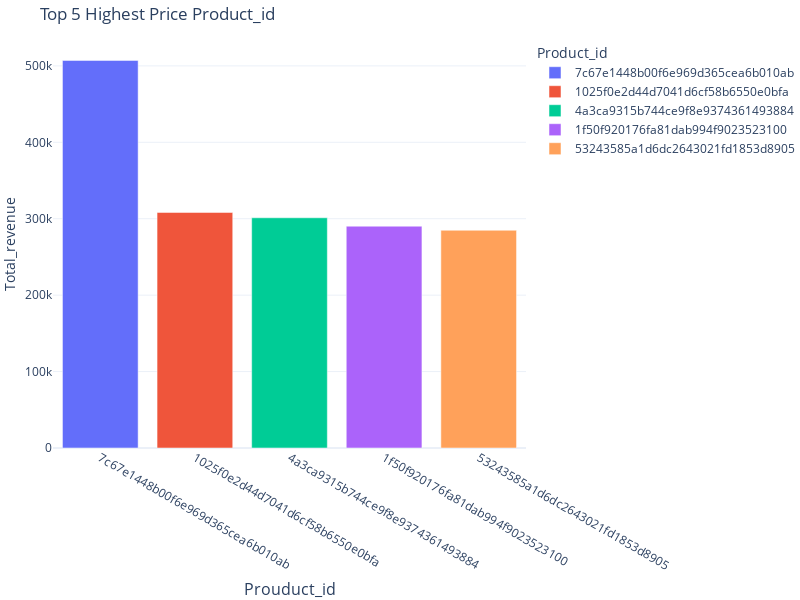

Notebook code for this chart:
### Markdown cell above
### Calculate the Total Revenue generated by Each Seller and rank then by Revenue

### Code cell
query='''select * , dense_rank() over (order by revenue desc) as rn from
(select sellers.seller_id,round(sum(payments.payment_value),2) as revenue from
payments join order_items on order_items.order_id=payments.order_id
join sellers on sellers.seller_id=order_items.seller_id
group by 1) as a'''
cur.execute(query)
data=cur.fetchall()
df=pd.DataFrame(data,columns=['Product_id','Total_revenue','Rank'])
df=df.head()
import plotly.express as px

fig = px.bar(df,x='Product_id',y='Total_revenue',color='Product_id', 
             color_continuous_scale='viridis')

fig.update_layout(
    width=800,  # Set the width in pixels
    height=600,  # Set the height in pixels
    xaxis_title='Prouduct_id',
    yaxis_title='Total_revenue',
    title_font_size=20,
    xaxis_title_font_size=16,
    title='Top 5 Highest Price Product_id',
    legend_title_font_size=14,
    template='plotly_white',  # Use a clean white template
    margin=dict(l=0, r=0, t=40, b=0)
)
    
fig.show()
# ax=sns.barplot(x=df['Product_id'],y=df['Total_revenue'],data=df,
#                palette='viridis',legend=False,
#                hue=df['Product_id'])
# ax.bar_label(ax.containers[0])

# plt.show()

### Figure 1 — Plotly figure (JSON) as saved in the notebook; plotly's stock layout.template omitted (floating-point values rounded to 4 significant figures)
{"data": [{"alignmentgroup": "True", "hovertemplate": "Product_id=%{x}<br>Total_revenue=%{y}<extra></extra>", "legendgroup": "7c67e1448b00f6e969d365cea6b010ab", "marker": {"color": "#636efa", "pattern": {"shape": ""}}, "name": "7c67e1448b00f6e969d365cea6b010ab", "offsetgroup": "7c67e1448b00f6e969d365cea6b010ab", "orientation": "v", "showlegend": true, "textposition": "auto", "type": "bar", "x": ["7c67e1448b00f6e969d365cea6b010ab"], "xaxis": "x", "y": [507200.0], "yaxis": "y"}, {"alignmentgroup": "True", "hovertemplate": "Product_id=%{x}<br>Total_revenue=%{y}<extra></extra>", "legendgroup": "1025f0e2d44d7041d6cf58b6550e0bfa", "marker": {"color": "#EF553B", "pattern": {"shape": ""}}, "name": "1025f0e2d44d7041d6cf58b6550e0bfa", "offsetgroup": "1025f0e2d44d7041d6cf58b6550e0bfa", "orientation": "v", "showlegend": true, "textposition": "auto", "type": "bar", "x": ["1025f0e2d44d7041d6cf58b6550e0bfa"], "xaxis": "x", "y": [308200.0], "yaxis": "y"}, {"alignmentgroup": "True", "hovertemplate": "Product_id=%{x}<br>Total_revenue=%{y}<extra></extra>", "legendgroup": "4a3ca9315b744ce9f8e9374361493884", "marker": {"color": "#00cc96", "pattern": {"shape": ""}}, "name": "4a3ca9315b744ce9f8e9374361493884", "offsetgroup": "4a3ca9315b744ce9f8e9374361493884", "orientation": "v", "showlegend": true, "textposition": "auto", "type": "bar", "x": ["4a3ca9315b744ce9f8e9374361493884"], "xaxis": "x", "y": [301200.0], "yaxis": "y"}, {"alignmentgroup": "True", "hovertemplate": "Product_id=%{x}<br>Total_revenue=%{y}<extra></extra>", "legendgroup": "1f50f920176fa81dab994f9023523100", "marker": {"color": "#ab63fa", "pattern": {"shape": ""}}, "name": "1f50f920176fa81dab994f9023523100", "offsetgroup": "1f50f920176fa81dab994f9023523100", "orientation": "v", "showlegend": true, "textposition": "auto", "type": "bar", "x": ["1f50f920176fa81dab994f9023523100"], "xaxis": "x", "y": [290300.0], "yaxis": "y"}, {"alignmentgroup": "True", "hovertemplate": "Product_id=%{x}<br>Total_revenue=%{y}<extra></extra>", "legendgroup": "53243585a1d6dc2643021fd1853d8905", "marker": {"color": "#FFA15A", "pattern": {"shape": ""}}, "name": "53243585a1d6dc2643021fd1853d8905", "offsetgroup": "53243585a1d6dc2643021fd1853d8905", "orientation": "v", "showlegend": true, "textposition": "auto", "type": "bar", "x": ["53243585a1d6dc2643021fd1853d8905"], "xaxis": "x", "y": [284900.0], "yaxis": "y"}], "layout": {"barmode": "relative", "height": 600, "legend": {"title": {"font": {"size": 14}, "text": "Product_id"}, "tracegroupgap": 0}, "margin": {"b": 0, "l": 0, "r": 0, "t": 40}, "title": {"text": "Top 5 Highest Price Product_id"}, "width": 800, "xaxis": {"anchor": "y", "autorange": true, "categoryarray": ["7c67e1448b00f6e969d365cea6b010ab", "1025f0e2d44d7041d6cf58b6550e0bfa", "4a3ca9315b744ce9f8e9374361493884", "1f50f920176fa81dab994f9023523100", "53243585a1d6dc2643021fd1853d8905"], "categoryorder": "array", "domain": [0, 1], "range": [-0.5, 4.5], "title": {"font": {"size": 16}, "text": "Prouduct_id"}, "type": "category"}, "yaxis": {"anchor": "x", "autorange": true, "domain": [0, 1], "range": [0, 533900.0], "title": {"text": "Total_revenue"}, "type": "linear"}}}
